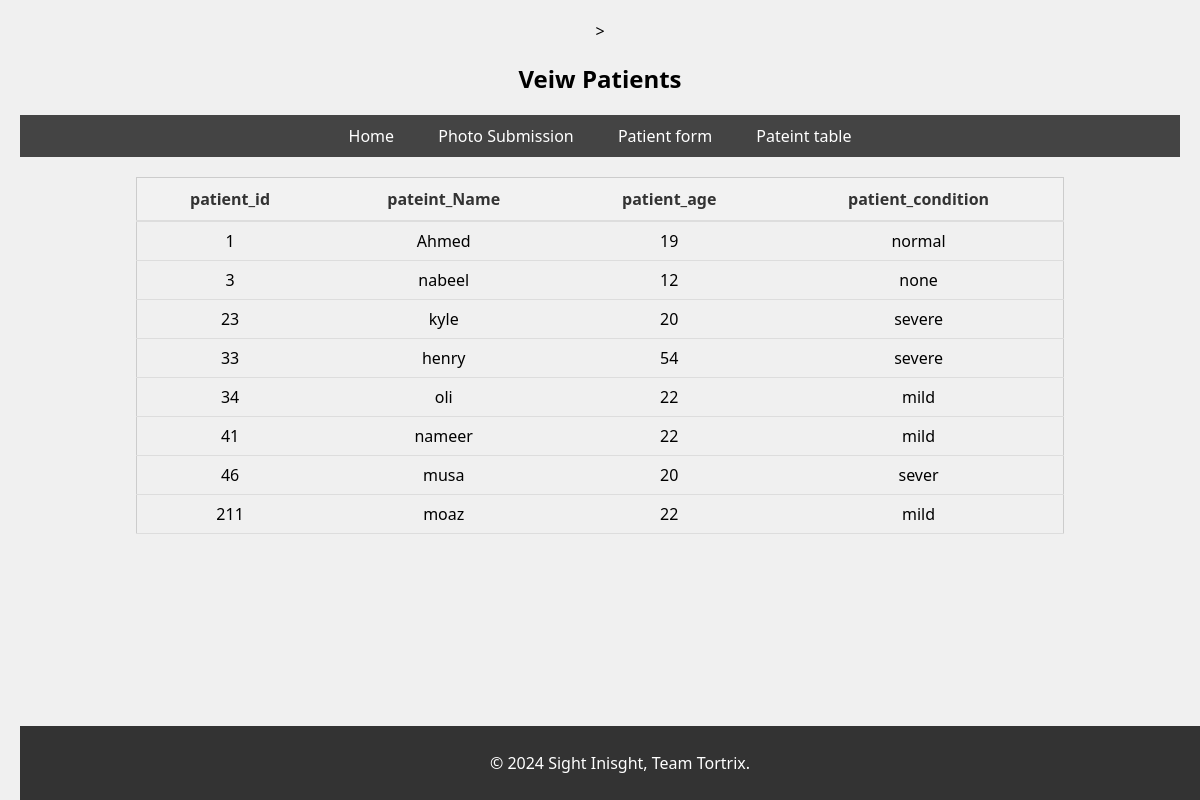
The page /veiwpatient on the database as committed earlier.
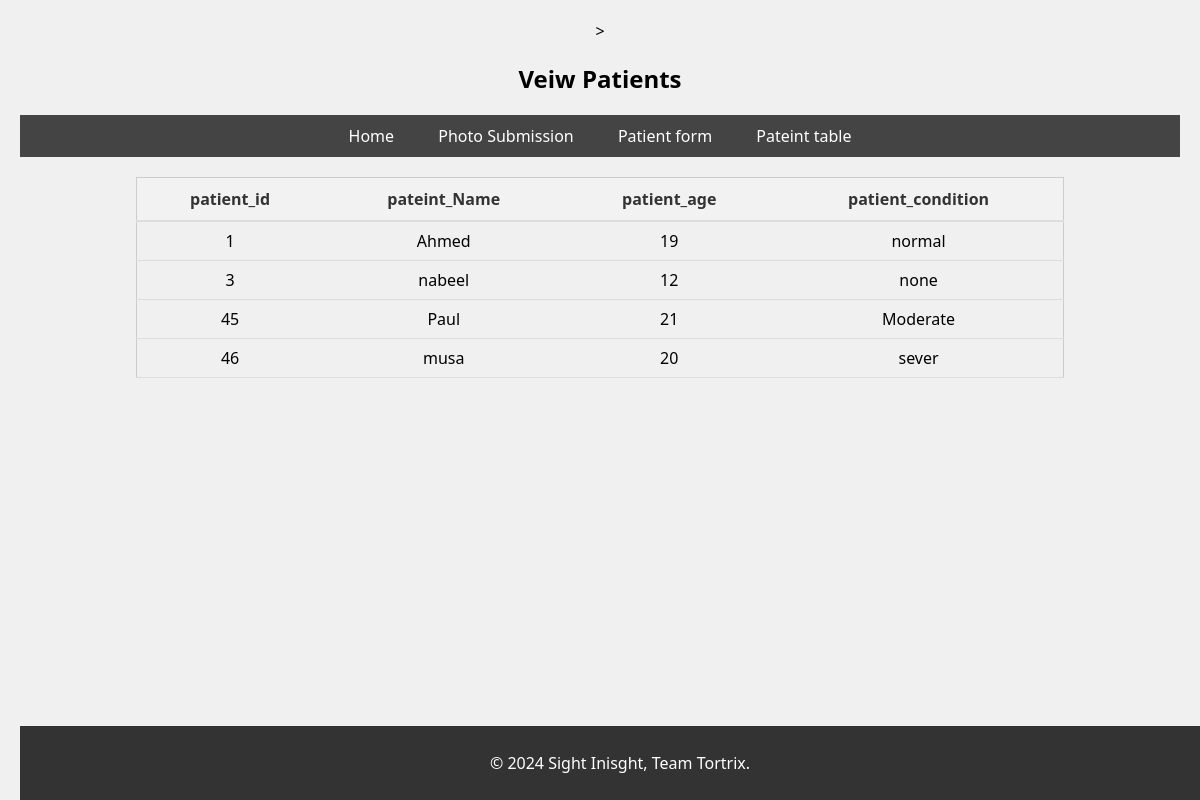
The same page on the database as committed later.
### tables this page shows
CREATE TABLE patient_info (patient_id INTEGER NOT NULL PRIMARY KEY AUTOINCREMENT, pateint_name TEXT NOT NULL, patient_age INTEGER NOT NULL, patient_condition TEXT NOT NULL);

### __init__.py (the view)
@app.route("/veiwpatient")
def Veiwpatient():
    con = None
    try:
        con = sqlite3.connect("eye_detector/patient.db")
    except Error as e:
        return "Error connecting to database:" + str(e)
    try:
        cur = con.cursor()
        cur.execute("SELECT * FROM patient_info")
        rows = cur.fetchall()
        cur.close()
    except Error as e:
        return "Error executing query" + str(e)
    finally:
        con.close()
    return render_template("veiwpatient.html", data = rows )

### templates/veiwpatient.html (shortened to what this page needs)
<!DOCTYPE html>
<html lang="en">
<head>
</head>>
<body>
    <h2> Veiw Patients </h2>
    <nav>
        <a href="Home">Home</a>
        <a href="submission">Photo Submission</a>
        <a href="form">Patient form</Form></a>
        <a href="veiwpatient">Pateint table </a>
    </nav>
    <table>
        <tr>
            <th>patient_id </th>
            <th>pateint_Name </th>
            <th>patient_age</th>
            <th>patient_condition </th>
        </tr>
        {% for item in data %}
        <tr>
            <td>{{item[0]}} </td>
            <td>{{item[1]}} </td>
            <td>{{item[2]}} </td>
            <td>{{item[3]}} </td>
        </tr>
        {% endfor %}
    </table>
    <footer>
        <p>&copy; 2024 Sight Inisght, Team Tortrix.</p>
    </footer>
</body>
</html>

### templates/veiwpatient.html (style rules this page uses)
body { font-family: 'Segoe UI', Tahoma, Geneva, Verdana, sans-serif; margin: 20px; text-align: center; background-color: #f0f0f0; font-size: 16px; }
table { width: 80%; margin: 20px auto; border-collapse: collapse; border: 1px solid #ccc; }
th { background-color: #f2f2f2; color: #333; padding: 10px 15px; border-bottom: 2px solid #ddd; }
td { padding: 8px 15px; text-align: center; border-bottom: 1px solid #ddd; }
nav { background-color: #444; color: #fff; text-align: center; padding: 10px 0; }
nav a { color: #fff; text-decoration: none; padding: 10px 20px; font-size: 16px; }
footer { background-color: #333; color: #fff; text-align: center; padding: 10px 0; position: fixed; bottom: 0; width: 100%; }

Rows that differ between the two databases and show on the page:
removed patient_info: patient_id "23", pateint_name "kyle", patient_age "20", patient_condition "severe"
removed patient_info: patient_id "33", pateint_name "henry", patient_age "54", patient_condition "severe"
removed patient_info: patient_id "34", pateint_name "oli", patient_age "22", patient_condition "mild"
removed patient_info: patient_id "41", pateint_name "nameer", patient_age "22", patient_condition "mild"
removed patient_info: patient_id "211", pateint_name "moaz", patient_age "22", patient_condition "mild"
added patient_info: patient_id "45", pateint_name "Paul", patient_age "21", patient_condition "Moderate"
